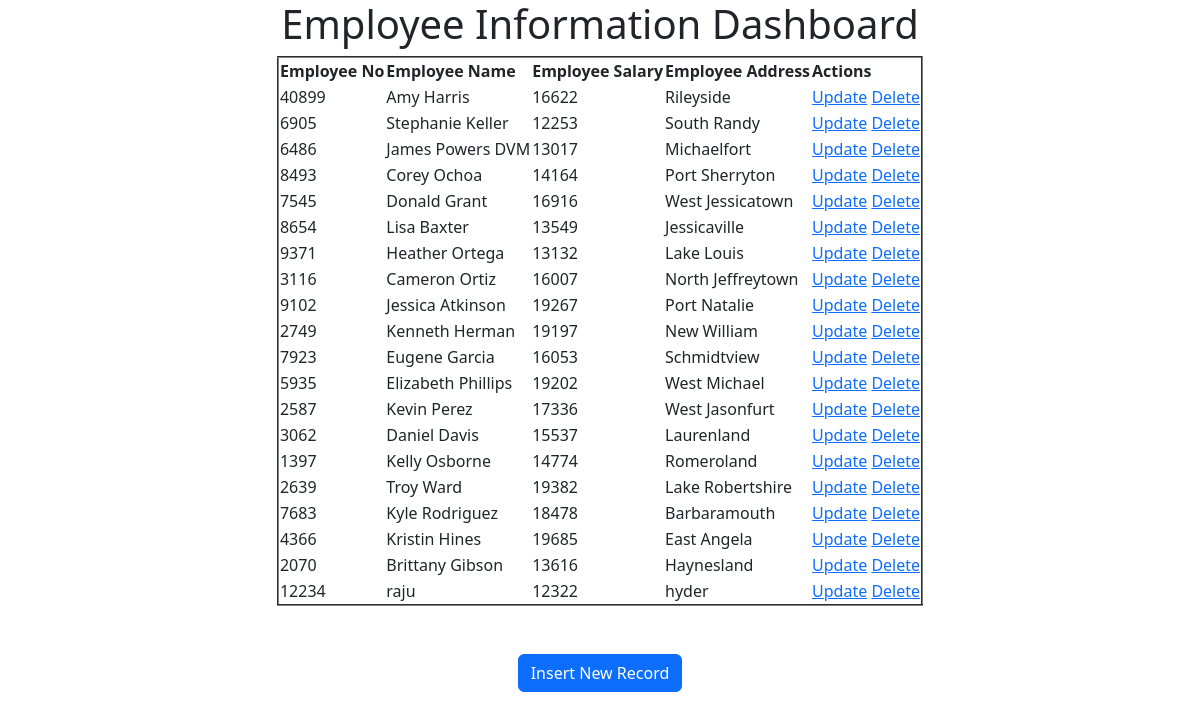
The app's page /index/ with its own data.
### crudapp/models.py (models this page shows)
class employee(models.Model):
    eno=models.IntegerField()
    ename=models.CharField(max_length=30)
    esal=models.IntegerField()
    eaddr=models.CharField(max_length=30)

### crudapp/views.py (the view)
# urls.py: path('index/',views.retrieve_view),
def retrieve_view(request):
    employees=employee.objects.all()   # used to get all data and then we will send to index.html page
    return render(request,'crudapp/index.html',{'employees':employees})

### templates/crudapp/index.html
<!DOCTYPE html>
{% extends 'crudapp/base.html' %}
{% block body_block %}
<h1>Employee Information Dashboard</h1>
<table border="2" style="border-collapse:collapse">
  <thead>
    <tr>
      <th>Employee No</th>
      <th>Employee Name</th>
      <th>Employee Salary</th>
      <th>Employee Address</th>
      <th>Actions</th>
    </tr>
  </thead>
  <tbody>
    {% for emp in employees %}
    <tr>
      <td>{{ emp.eno }}</td>
      <td>{{ emp.ename }}</td>
      <td>{{ emp.esal }}</td>
      <td>{{ emp.eaddr }}</td>
      <td><a href="{% url 'update' emp.id %}">Update</a> <a href="{% url 'delete' emp.id %}">Delete</a>
</td>
    </tr>
    {% endfor %}
  </tbody>
</table> <br><br>
<a href="/create" class="btn btn-primary">Insert New Record</a>
{% endblock %}

### templates/crudapp/base.html (shortened to what this page needs)
<!DOCTYPE html>
<html lang="en">
<head>
    <link href="https://cdn.jsdelivr.net/npm/bootstrap@5.3.0/dist/css/bootstrap.min.css" rel="stylesheet">
</head>
<body>
    <div class="container" align="center">
        {% block body_block %}
        {% endblock %}
    </div>
</body>
</html>

### records on screen
employee: eno "40899", ename "Amy Harris", esal "16622", eaddr "Rileyside"
employee: eno "6905", ename "Stephanie Keller", esal "12253", eaddr "South Randy"
employee: eno "6486", ename "James Powers DVM", esal "13017", eaddr "Michaelfort"
employee: eno "8493", ename "Corey Ochoa", esal "14164", eaddr "Port Sherryton"
employee: eno "7545", ename "Donald Grant", esal "16916", eaddr "West Jessicatown"
employee: eno "8654", ename "Lisa Baxter", esal "13549", eaddr "Jessicaville"
employee: eno "9371", ename "Heather Ortega", esal "13132", eaddr "Lake Louis"
employee: eno "3116", ename "Cameron Ortiz", esal "16007", eaddr "North Jeffreytown"
employee: eno "9102", ename "Jessica Atkinson", esal "19267", eaddr "Port Natalie"
employee: eno "2749", ename "Kenneth Herman", esal "19197", eaddr "New William"
employee: eno "7923", ename "Eugene Garcia", esal "16053", eaddr "Schmidtview"
employee: eno "5935", ename "Elizabeth Phillips", esal "19202", eaddr "West Michael"
employee: eno "2587", ename "Kevin Perez", esal "17336", eaddr "West Jasonfurt"
employee: eno "3062", ename "Daniel Davis", esal "15537", eaddr "Laurenland"
employee: eno "1397", ename "Kelly Osborne", esal "14774", eaddr "Romeroland"
employee: eno "2639", ename "Troy Ward", esal "19382", eaddr "Lake Robertshire"
employee: eno "7683", ename "Kyle Rodriguez", esal "18478", eaddr "Barbaramouth"
employee: eno "4366", ename "Kristin Hines", esal "19685", eaddr "East Angela"
employee: eno "2070", ename "Brittany Gibson", esal "13616", eaddr "Haynesland"
employee: eno "12234", ename "raju", esal "12322", eaddr "hyder"
